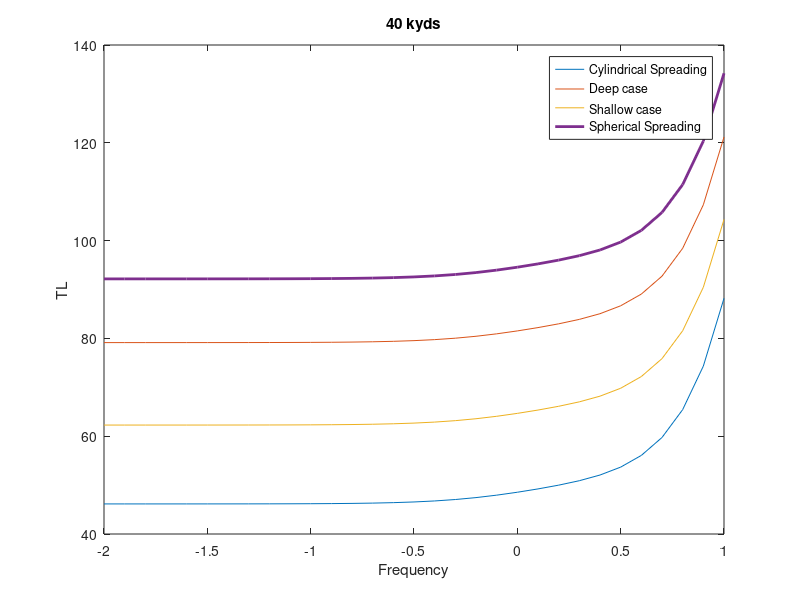
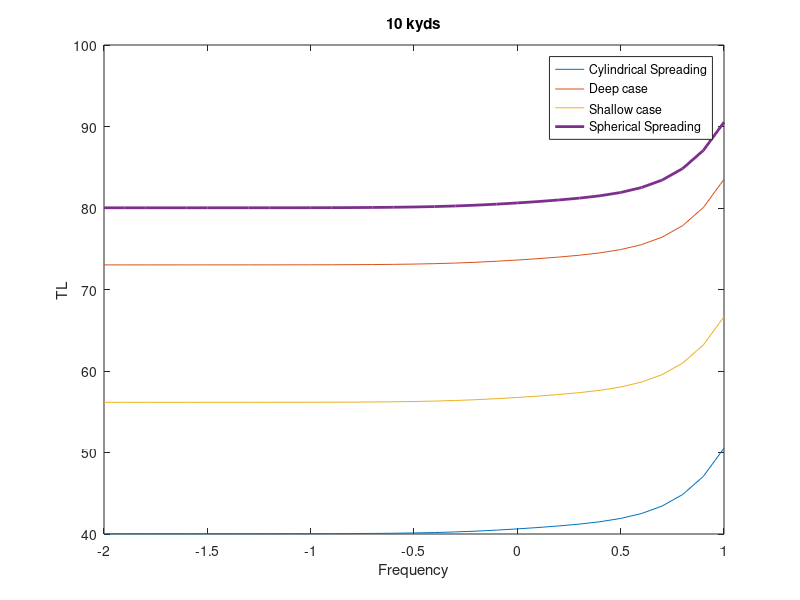

Write the MATLAB code that produced these figures, in order.
%This is a rough cut at including depth in the TL calculation
%In shallower water, the TL will more closely approximate the cylindrical
%curve

F = 10.^(-2:.1:1); %kHz
R = 1:10:40000; %yards
D1 = 4000; %deep - yards
D2 = 100; %shallow - yards

alpha = (.1*F.^2)./(1+F.^2) + (40*F.^2)./(4100+F.^2) + 2.75/10000 + 0.003;
logRmat = ones(size(F'))*log10(R);
alphaR = alpha' * R/1000;
TLs = 20*logRmat + alphaR;
TLc = 10*logRmat + alphaR;

% deep case
Rclose = 1:10:(D1/2); %range that is less than depth/2 (4000 yds - deep ocean)
Close = length(Rclose);
logRmat2 = ones(size(F'))*log10(Rclose);
TLsc1 = TLc; %start with calculated cylindrical spreading
TLsc1(:,1:Close) = TLsc1(:,1:Close)+ 10*logRmat2; %add 10logR for ranges less than depth
% add 10 log depth to account for the TL up to range = depth
TLsc1(:,(Close+1):end) = TLsc1(:,(Close+1):end)+ repmat(10*logRmat2(:,Close),1,(length(R)-Close)); 

% shallow case
Rclose = 1:10:(D2/2); %range that is less than depth/2 (100 yds - shallow ocean)
Close = length(Rclose);
logRmat2 = ones(size(F'))*log10(Rclose);
TLsc2 = TLc; %start with calculated cylindrical spreading
TLsc2(:,1:Close) = TLsc2(:,1:Close)+ 10*logRmat2; %add 10logR for ranges less than depth
% add 10 log depth to account for the TL up to range = depth
TLsc2(:,(Close+1):end) = TLsc2(:,(Close+1):end)+ repmat(10*logRmat2(:,Close),1,(length(R)-Close)); 

figure;plot(log10(F),TLc(:,end),log10(F),TLsc1(:,end),log10(F),TLsc2(:,end),log10(F),TLs(:,end),'linewidth',2);
legend('Cylindrical Spreading','Deep case','Shallow case','Spherical Spreading'); 
title('40 kyds');xlabel('Frequency');ylabel('TL');
figure;plot(log10(F),TLc(:,1000),log10(F),TLsc1(:,1000),log10(F),TLsc2(:,1000),log10(F),TLs(:,1000),'linewidth',2);
legend('Cylindrical Spreading','Deep case','Shallow case','Spherical Spreading'); 
title('10 kyds');xlabel('Frequency');ylabel('TL');

